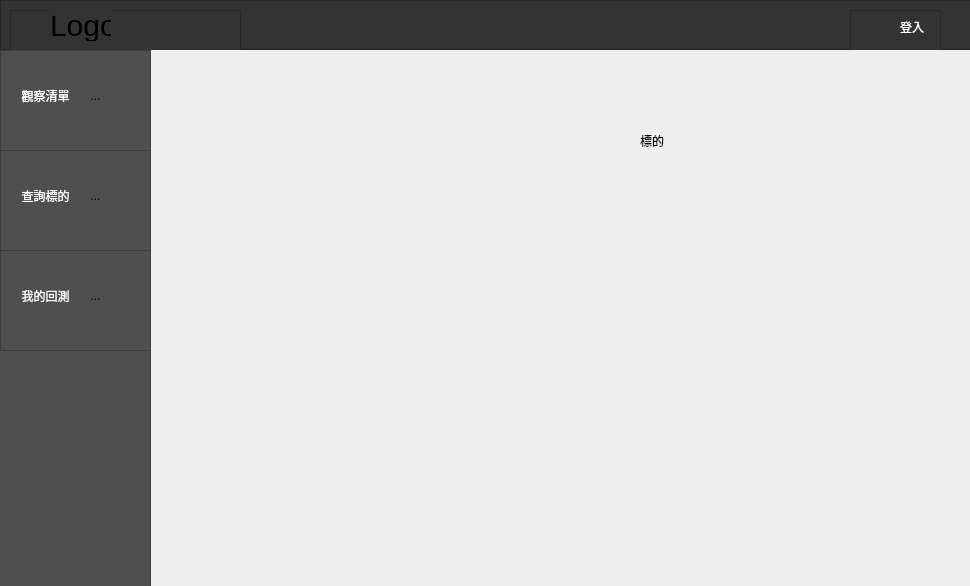
<?xml version="1.0" encoding="UTF-8"?>
<ui version="4.0">
 <class>Form</class>
 <widget class="QWidget" name="Form">
  <property name="geometry">
   <rect>
    <x>0</x>
    <y>0</y>
    <width>970</width>
    <height>586</height>
   </rect>
  </property>
  <property name="minimumSize">
   <size>
    <width>330</width>
    <height>280</height>
   </size>
  </property>
  <property name="windowTitle">
   <string>Form</string>
  </property>
  <property name="styleSheet">
   <string notr="true"/>
  </property>
  <widget class="QFrame" name="frame">
   <property name="geometry">
    <rect>
     <x>0</x>
     <y>0</y>
     <width>971</width>
     <height>50</height>
    </rect>
   </property>
   <property name="styleSheet">
    <string notr="true">QFrame {
    background-color: #333; 

}</string>
   </property>
   <property name="frameShape">
    <enum>QFrame::StyledPanel</enum>
   </property>
   <property name="frameShadow">
    <enum>QFrame::Raised</enum>
   </property>
   <widget class="QFrame" name="frame_2">
    <property name="geometry">
     <rect>
      <x>10</x>
      <y>10</y>
      <width>231</width>
      <height>61</height>
     </rect>
    </property>
    <property name="styleSheet">
     <string notr="true">QLabel {
    font-size: 30px; /* 字體大小設為24像素 */
}</string>
    </property>
    <property name="frameShape">
     <enum>QFrame::StyledPanel</enum>
    </property>
    <property name="frameShadow">
     <enum>QFrame::Raised</enum>
    </property>
    <widget class="QLabel" name="label">
     <property name="geometry">
      <rect>
       <x>40</x>
       <y>0</y>
       <width>61</width>
       <height>31</height>
      </rect>
     </property>
     <property name="text">
      <string>Logo</string>
     </property>
    </widget>
   </widget>
   <widget class="QFrame" name="frame_5">
    <property name="geometry">
     <rect>
      <x>850</x>
      <y>10</y>
      <width>91</width>
      <height>51</height>
     </rect>
    </property>
    <property name="styleSheet">
     <string notr="true">QPushButton {
    border: none; /* 移除邊框 */
    background: none; /* 移除背景 */
  	 color: #FFFFFF; /* 設置文字顏色為白色 */
    font-size: 12px; /* 設置文字大小 */
}</string>
    </property>
    <property name="frameShape">
     <enum>QFrame::StyledPanel</enum>
    </property>
    <property name="frameShadow">
     <enum>QFrame::Raised</enum>
    </property>
    <widget class="QPushButton" name="pushButton_4">
     <property name="geometry">
      <rect>
       <x>20</x>
       <y>6</y>
       <width>61</width>
       <height>21</height>
      </rect>
     </property>
     <property name="cursor">
      <cursorShape>PointingHandCursor</cursorShape>
     </property>
     <property name="styleSheet">
      <string notr="true">font: 7pt &quot;Bauhaus 93&quot;;
QPushButton {
    border: none; /* 移除邊框 */
    background: none; /* 移除背景 */
  	 color: #FFFFFF; /* 設置文字顏色為白色 */
    font-size: 12px; /* 設置文字大小 */
}</string>
     </property>
     <property name="text">
      <string>       登入</string>
     </property>
     <property name="icon">
      <iconset>
       <normaloff>../user-interface.png</normaloff>../user-interface.png</iconset>
     </property>
     <property name="iconSize">
      <size>
       <width>18</width>
       <height>18</height>
      </size>
     </property>
    </widget>
   </widget>
  </widget>
  <widget class="QFrame" name="frame_3">
   <property name="geometry">
    <rect>
     <x>1350</x>
     <y>0</y>
     <width>71</width>
     <height>81</height>
    </rect>
   </property>
   <property name="frameShape">
    <enum>QFrame::StyledPanel</enum>
   </property>
   <property name="frameShadow">
    <enum>QFrame::Raised</enum>
   </property>
   <widget class="QPushButton" name="pushButton">
    <property name="geometry">
     <rect>
      <x>25</x>
      <y>20</y>
      <width>111</width>
      <height>41</height>
     </rect>
    </property>
    <property name="text">
     <string>PushButton</string>
    </property>
   </widget>
  </widget>
  <widget class="QFrame" name="frame_4">
   <property name="geometry">
    <rect>
     <x>-20</x>
     <y>50</y>
     <width>171</width>
     <height>1021</height>
    </rect>
   </property>
   <property name="styleSheet">
    <string notr="true">QPushButton {
    border: none; /* 移除邊框 */
    background: none; /* 移除背景 */
  	 color: #FFFFFF; /* 設置文字顏色為白色 */
    font-size: 12px; /* 設置文字大小 */
}
QFrame {
    background-color: #4F4F4F; /* 設置背景顏色為淡灰色 */
    color: #FFFFFF; /* 設置文字顏色為白色 */
}
QToolButton {
    border: none; /* 移除邊框 */
    font-size: 12px; /* 設置文字大小 */
}</string>
   </property>
   <property name="frameShape">
    <enum>QFrame::StyledPanel</enum>
   </property>
   <property name="frameShadow">
    <enum>QFrame::Raised</enum>
   </property>
   <widget class="QPushButton" name="pushButton_2">
    <property name="geometry">
     <rect>
      <x>40</x>
      <y>886</y>
      <width>91</width>
      <height>21</height>
     </rect>
    </property>
    <property name="text">
     <string>PushButton</string>
    </property>
   </widget>
   <widget class="QFrame" name="frame_6">
    <property name="geometry">
     <rect>
      <x>20</x>
      <y>0</y>
      <width>151</width>
      <height>101</height>
     </rect>
    </property>
    <property name="frameShape">
     <enum>QFrame::StyledPanel</enum>
    </property>
    <property name="frameShadow">
     <enum>QFrame::Raised</enum>
    </property>
    <widget class="QPushButton" name="pushButton_5">
     <property name="geometry">
      <rect>
       <x>10</x>
       <y>30</y>
       <width>71</width>
       <height>31</height>
      </rect>
     </property>
     <property name="cursor">
      <cursorShape>PointingHandCursor</cursorShape>
     </property>
     <property name="text">
      <string>觀察清單</string>
     </property>
    </widget>
    <widget class="QToolButton" name="toolButton_3">
     <property name="geometry">
      <rect>
       <x>80</x>
       <y>30</y>
       <width>31</width>
       <height>31</height>
      </rect>
     </property>
     <property name="text">
      <string>...</string>
     </property>
     <property name="icon">
      <iconset>
       <normaloff>../clipboard.png</normaloff>../clipboard.png</iconset>
     </property>
     <property name="iconSize">
      <size>
       <width>15</width>
       <height>15</height>
      </size>
     </property>
    </widget>
   </widget>
   <widget class="QFrame" name="frame_7">
    <property name="geometry">
     <rect>
      <x>20</x>
      <y>100</y>
      <width>151</width>
      <height>101</height>
     </rect>
    </property>
    <property name="cursor">
     <cursorShape>ArrowCursor</cursorShape>
    </property>
    <property name="frameShape">
     <enum>QFrame::StyledPanel</enum>
    </property>
    <property name="frameShadow">
     <enum>QFrame::Raised</enum>
    </property>
    <widget class="QPushButton" name="pushButton_6">
     <property name="geometry">
      <rect>
       <x>10</x>
       <y>30</y>
       <width>71</width>
       <height>31</height>
      </rect>
     </property>
     <property name="cursor">
      <cursorShape>PointingHandCursor</cursorShape>
     </property>
     <property name="text">
      <string>查詢標的</string>
     </property>
    </widget>
    <widget class="QToolButton" name="toolButton">
     <property name="geometry">
      <rect>
       <x>80</x>
       <y>30</y>
       <width>31</width>
       <height>31</height>
      </rect>
     </property>
     <property name="text">
      <string>...</string>
     </property>
     <property name="icon">
      <iconset>
       <normaloff>../loupe.png</normaloff>../loupe.png</iconset>
     </property>
     <property name="iconSize">
      <size>
       <width>15</width>
       <height>15</height>
      </size>
     </property>
    </widget>
   </widget>
   <widget class="QFrame" name="frame_8">
    <property name="geometry">
     <rect>
      <x>20</x>
      <y>200</y>
      <width>151</width>
      <height>101</height>
     </rect>
    </property>
    <property name="frameShape">
     <enum>QFrame::StyledPanel</enum>
    </property>
    <property name="frameShadow">
     <enum>QFrame::Raised</enum>
    </property>
    <widget class="QPushButton" name="pushButton_7">
     <property name="geometry">
      <rect>
       <x>10</x>
       <y>30</y>
       <width>71</width>
       <height>31</height>
      </rect>
     </property>
     <property name="cursor">
      <cursorShape>PointingHandCursor</cursorShape>
     </property>
     <property name="text">
      <string>我的回測</string>
     </property>
    </widget>
    <widget class="QToolButton" name="toolButton_2">
     <property name="geometry">
      <rect>
       <x>80</x>
       <y>30</y>
       <width>31</width>
       <height>31</height>
      </rect>
     </property>
     <property name="text">
      <string>...</string>
     </property>
     <property name="icon">
      <iconset>
       <normaloff>../testing.png</normaloff>../testing.png</iconset>
     </property>
     <property name="iconSize">
      <size>
       <width>15</width>
       <height>15</height>
      </size>
     </property>
    </widget>
   </widget>
  </widget>
  <widget class="QStackedWidget" name="stackedWidget">
   <property name="geometry">
    <rect>
     <x>150</x>
     <y>50</y>
     <width>661</width>
     <height>391</height>
    </rect>
   </property>
   <property name="currentIndex">
    <number>0</number>
   </property>
   <widget class="QWidget" name="page">
    <widget class="QLabel" name="label_2">
     <property name="geometry">
      <rect>
       <x>490</x>
       <y>80</y>
       <width>51</width>
       <height>21</height>
      </rect>
     </property>
     <property name="text">
      <string>標的</string>
     </property>
    </widget>
   </widget>
   <widget class="QWidget" name="page_2">
    <widget class="QLabel" name="label_3">
     <property name="geometry">
      <rect>
       <x>500</x>
       <y>80</y>
       <width>101</width>
       <height>16</height>
      </rect>
     </property>
     <property name="text">
      <string>回測</string>
     </property>
    </widget>
   </widget>
  </widget>
 </widget>
 <resources/>
 <connections/>
</ui>
